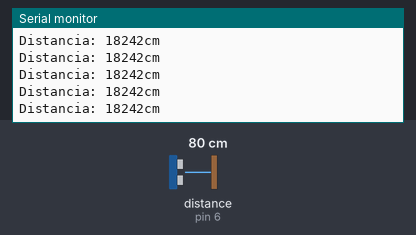
Recording of a sketch running on a simulated Arduino Uno, built with avr-gcc and run on an emulated ATmega328P. On the bench: the last lines printed to the serial monitor. Wiring (inferred from the names in the program): ultrasonic range finder: trigger pin 7; echo pin 6. The inputs (shaded band) are chosen by the test bench; at power-on: distance to the obstacle (sensor on pin 6) 80 cm. The echo pulse lasts 58.3 µs per cm.

Above: at 1.2 s.
1.3 s: distance to the obstacle (sensor on pin 6) set to 60 cm
At 1.38 s:
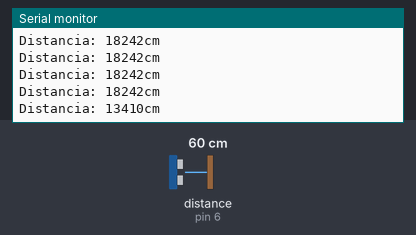
4.3 s: distance to the obstacle (sensor on pin 6) set to 35 cm
At 4.3 s:
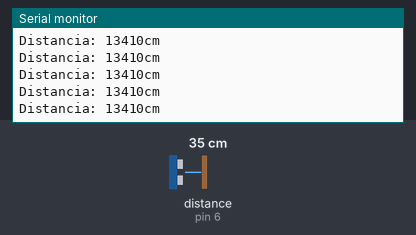
Timing chart, 0 to 7.3 s (numbered marks = the images above; inputs shaded):
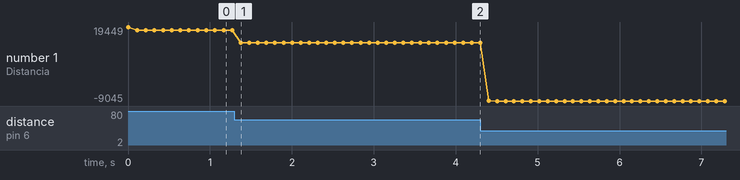

Measured:
- after the input at 1.3 s, the serial monitor: prints a new line after 0.08 s (image 1)
- plotted number 1: 18242 → 13410 after the input at 1.3 s, 13410 → -9045 after the input at 4.3 s

The sketch:

sketch_feb16a.ino
```cpp
const int Echo=6;
const int Trigger=7;
int distancia;

void setup() {
  Serial.begin(9600);
  pinMode(Trigger, OUTPUT);
  pinMode(Echo, INPUT);
  digitalWrite(Trigger, LOW);
}

int detecta_sensor(){
  long tiempo;
  long distancia;

  digitalWrite(Trigger, LOW);
  delayMicroseconds(5);
  digitalWrite(Trigger, HIGH);
  delayMicroseconds(15);
  digitalWrite(Trigger, LOW);

  tiempo=pulseIn(Echo, HIGH);
  distancia=tiempo/0.01657;

  return distancia;
}


void loop() {

  distancia=detecta_sensor();
  Serial.print("Distancia: ");
  Serial.print(distancia);
  Serial.println("cm");

  delay(100);
}
```
